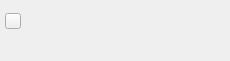
<?xml version="1.0" encoding="UTF-8"?>
<ui version="4.0">
 <class>DeviceWidget</class>
 <widget class="QWidget" name="DeviceWidget">
  <property name="geometry">
   <rect>
    <x>0</x>
    <y>0</y>
    <width>230</width>
    <height>61</height>
   </rect>
  </property>
  <property name="windowTitle">
   <string>Form</string>
  </property>
  <widget class="QLabel" name="devicon">
   <property name="geometry">
    <rect>
     <x>5</x>
     <y>5</y>
     <width>21</width>
     <height>31</height>
    </rect>
   </property>
   <property name="text">
    <string/>
   </property>
  </widget>
  <widget class="QLabel" name="percentage">
   <property name="geometry">
    <rect>
     <x>40</x>
     <y>10</y>
     <width>41</width>
     <height>21</height>
    </rect>
   </property>
   <property name="text">
    <string/>
   </property>
  </widget>
  <widget class="QLabel" name="state">
   <property name="geometry">
    <rect>
     <x>95</x>
     <y>11</y>
     <width>131</width>
     <height>21</height>
    </rect>
   </property>
   <property name="text">
    <string/>
   </property>
   <property name="alignment">
    <set>Qt::AlignRight|Qt::AlignTrailing|Qt::AlignVCenter</set>
   </property>
  </widget>
  <widget class="QLabel" name="remaintext">
   <property name="geometry">
    <rect>
     <x>4</x>
     <y>38</y>
     <width>91</width>
     <height>20</height>
    </rect>
   </property>
   <property name="text">
    <string/>
   </property>
  </widget>
  <widget class="QLabel" name="remaindata">
   <property name="geometry">
    <rect>
     <x>105</x>
     <y>38</y>
     <width>121</width>
     <height>20</height>
    </rect>
   </property>
   <property name="text">
    <string/>
   </property>
   <property name="alignment">
    <set>Qt::AlignRight|Qt::AlignTrailing|Qt::AlignVCenter</set>
   </property>
  </widget>
  <widget class="QPushButton" name="btnicon">
   <property name="geometry">
    <rect>
     <x>5</x>
     <y>13</y>
     <width>16</width>
     <height>16</height>
    </rect>
   </property>
   <property name="text">
    <string/>
   </property>
   <property name="iconSize">
    <size>
     <width>16</width>
     <height>16</height>
    </size>
   </property>
  </widget>
  <zorder>percentage</zorder>
  <zorder>btnicon</zorder>
  <zorder>devicon</zorder>
  <zorder>state</zorder>
  <zorder>remaintext</zorder>
  <zorder>remaindata</zorder>
 </widget>
 <resources/>
 <connections/>
</ui>
